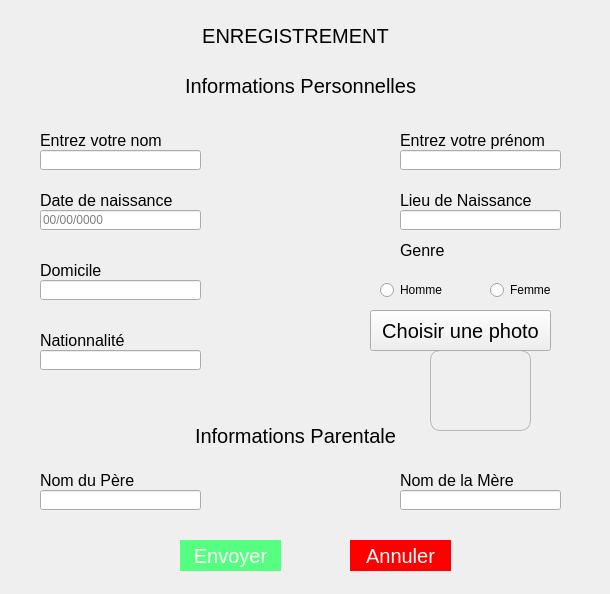
<?xml version="1.0" encoding="UTF-8"?>
<ui version="4.0">
 <class>Dialog</class>
 <widget class="QDialog" name="Dialog">
  <property name="geometry">
   <rect>
    <x>0</x>
    <y>0</y>
    <width>610</width>
    <height>594</height>
   </rect>
  </property>
  <property name="windowTitle">
   <string>Dialog</string>
  </property>
  <widget class="QLineEdit" name="nom_pere">
   <property name="geometry">
    <rect>
     <x>530</x>
     <y>630</y>
     <width>161</width>
     <height>20</height>
    </rect>
   </property>
  </widget>
  <widget class="QLabel" name="label_13">
   <property name="geometry">
    <rect>
     <x>890</x>
     <y>610</y>
     <width>161</width>
     <height>20</height>
    </rect>
   </property>
   <property name="styleSheet">
    <string notr="true">font-size :  16px;</string>
   </property>
   <property name="text">
    <string>Nom de la Mère</string>
   </property>
  </widget>
  <widget class="QPushButton" name="btn_annuler">
   <property name="geometry">
    <rect>
     <x>840</x>
     <y>670</y>
     <width>101</width>
     <height>31</height>
    </rect>
   </property>
   <property name="styleSheet">
    <string notr="true">background-color : red;
color: white;
border-radius : 2 px solid red;
border: none;
font-size :  20px;
padding : 3px;
</string>
   </property>
   <property name="text">
    <string>Annuler</string>
   </property>
  </widget>
  <widget class="QLabel" name="label_12">
   <property name="geometry">
    <rect>
     <x>530</x>
     <y>610</y>
     <width>161</width>
     <height>20</height>
    </rect>
   </property>
   <property name="styleSheet">
    <string notr="true">font-size :  16px;</string>
   </property>
   <property name="text">
    <string>Nom du Père</string>
   </property>
  </widget>
  <widget class="QPushButton" name="btn_envoi">
   <property name="geometry">
    <rect>
     <x>680</x>
     <y>670</y>
     <width>101</width>
     <height>31</height>
    </rect>
   </property>
   <property name="styleSheet">
    <string notr="true">background-color :  rgb(85, 255, 127);
color : white;
border-radius : 15 px solid white;
border : none;
font-weigth :bold;
font-size :  20px;
</string>
   </property>
   <property name="text">
    <string>Envoyer</string>
   </property>
  </widget>
  <widget class="QLineEdit" name="nom_mere">
   <property name="geometry">
    <rect>
     <x>890</x>
     <y>630</y>
     <width>161</width>
     <height>20</height>
    </rect>
   </property>
  </widget>
  <widget class="QLineEdit" name="nom_pere_2">
   <property name="geometry">
    <rect>
     <x>40</x>
     <y>490</y>
     <width>161</width>
     <height>20</height>
    </rect>
   </property>
  </widget>
  <widget class="QLabel" name="label">
   <property name="geometry">
    <rect>
     <x>60</x>
     <y>20</y>
     <width>471</width>
     <height>31</height>
    </rect>
   </property>
   <property name="styleSheet">
    <string notr="true">font-size :  20px;
border-radius : 8px solid gray;</string>
   </property>
   <property name="text">
    <string>ENREGISTREMENT</string>
   </property>
   <property name="alignment">
    <set>Qt::AlignCenter</set>
   </property>
  </widget>
  <widget class="QLabel" name="label_11">
   <property name="geometry">
    <rect>
     <x>180</x>
     <y>420</y>
     <width>231</width>
     <height>31</height>
    </rect>
   </property>
   <property name="styleSheet">
    <string notr="true">font-size :  20px;</string>
   </property>
   <property name="text">
    <string>Informations Parentale</string>
   </property>
   <property name="alignment">
    <set>Qt::AlignCenter</set>
   </property>
  </widget>
  <widget class="QLabel" name="photo_label">
   <property name="geometry">
    <rect>
     <x>430</x>
     <y>350</y>
     <width>101</width>
     <height>81</height>
    </rect>
   </property>
   <property name="styleSheet">
    <string notr="true">border : 1px solid  rgb(184, 184, 184);
border-radius : 10px;</string>
   </property>
   <property name="text">
    <string/>
   </property>
  </widget>
  <widget class="QLineEdit" name="pays">
   <property name="geometry">
    <rect>
     <x>40</x>
     <y>350</y>
     <width>161</width>
     <height>20</height>
    </rect>
   </property>
  </widget>
  <widget class="QLabel" name="label_8">
   <property name="geometry">
    <rect>
     <x>400</x>
     <y>240</y>
     <width>161</width>
     <height>20</height>
    </rect>
   </property>
   <property name="styleSheet">
    <string notr="true">font-size :  16px;</string>
   </property>
   <property name="text">
    <string>Genre</string>
   </property>
  </widget>
  <widget class="QLabel" name="label_14">
   <property name="geometry">
    <rect>
     <x>400</x>
     <y>470</y>
     <width>161</width>
     <height>20</height>
    </rect>
   </property>
   <property name="styleSheet">
    <string notr="true">font-size :  16px;</string>
   </property>
   <property name="text">
    <string>Nom de la Mère</string>
   </property>
  </widget>
  <widget class="QPushButton" name="btn_annuler_2">
   <property name="geometry">
    <rect>
     <x>350</x>
     <y>540</y>
     <width>101</width>
     <height>31</height>
    </rect>
   </property>
   <property name="styleSheet">
    <string notr="true">background-color : red;
color: white;
border-radius : 2 px solid red;
border: none;
font-size :  20px;
padding : 3px;
</string>
   </property>
   <property name="text">
    <string>Annuler</string>
   </property>
  </widget>
  <widget class="QLabel" name="label_15">
   <property name="geometry">
    <rect>
     <x>40</x>
     <y>470</y>
     <width>161</width>
     <height>20</height>
    </rect>
   </property>
   <property name="styleSheet">
    <string notr="true">font-size :  16px;</string>
   </property>
   <property name="text">
    <string>Nom du Père</string>
   </property>
  </widget>
  <widget class="QLabel" name="label_7">
   <property name="geometry">
    <rect>
     <x>40</x>
     <y>260</y>
     <width>161</width>
     <height>20</height>
    </rect>
   </property>
   <property name="styleSheet">
    <string notr="true">font-size :  16px;</string>
   </property>
   <property name="text">
    <string>Domicile</string>
   </property>
  </widget>
  <widget class="QLabel" name="label_5">
   <property name="geometry">
    <rect>
     <x>40</x>
     <y>190</y>
     <width>161</width>
     <height>20</height>
    </rect>
   </property>
   <property name="styleSheet">
    <string notr="true">font-size :  16px;</string>
   </property>
   <property name="text">
    <string>Date de naissance</string>
   </property>
  </widget>
  <widget class="QLineEdit" name="lieu">
   <property name="geometry">
    <rect>
     <x>400</x>
     <y>210</y>
     <width>161</width>
     <height>20</height>
    </rect>
   </property>
  </widget>
  <widget class="QLabel" name="lieu_label">
   <property name="geometry">
    <rect>
     <x>400</x>
     <y>190</y>
     <width>161</width>
     <height>20</height>
    </rect>
   </property>
   <property name="styleSheet">
    <string notr="true">font-size :  16px;</string>
   </property>
   <property name="text">
    <string>Lieu de Naissance</string>
   </property>
  </widget>
  <widget class="QLineEdit" name="nom">
   <property name="geometry">
    <rect>
     <x>40</x>
     <y>150</y>
     <width>161</width>
     <height>20</height>
    </rect>
   </property>
  </widget>
  <widget class="QPushButton" name="btn_envoi_2">
   <property name="geometry">
    <rect>
     <x>180</x>
     <y>540</y>
     <width>101</width>
     <height>31</height>
    </rect>
   </property>
   <property name="styleSheet">
    <string notr="true">background-color :  rgb(85, 255, 127);
color : white;
border-radius : 15 px solid white;
border : none;
font-weigth :bold;
font-size :  20px;
</string>
   </property>
   <property name="text">
    <string>Envoyer</string>
   </property>
  </widget>
  <widget class="QLabel" name="label_9">
   <property name="geometry">
    <rect>
     <x>40</x>
     <y>330</y>
     <width>161</width>
     <height>20</height>
    </rect>
   </property>
   <property name="styleSheet">
    <string notr="true">font-size :  16px;</string>
   </property>
   <property name="text">
    <string>Nationnalité</string>
   </property>
  </widget>
  <widget class="QLineEdit" name="prenom">
   <property name="geometry">
    <rect>
     <x>400</x>
     <y>150</y>
     <width>161</width>
     <height>20</height>
    </rect>
   </property>
  </widget>
  <widget class="QLabel" name="label_3">
   <property name="geometry">
    <rect>
     <x>40</x>
     <y>130</y>
     <width>161</width>
     <height>20</height>
    </rect>
   </property>
   <property name="styleSheet">
    <string notr="true">font-size :  16px;</string>
   </property>
   <property name="text">
    <string>Entrez votre nom</string>
   </property>
  </widget>
  <widget class="QLabel" name="label_2">
   <property name="geometry">
    <rect>
     <x>120</x>
     <y>70</y>
     <width>361</width>
     <height>31</height>
    </rect>
   </property>
   <property name="styleSheet">
    <string notr="true">font-size :  20px;</string>
   </property>
   <property name="text">
    <string>Informations Personnelles</string>
   </property>
   <property name="alignment">
    <set>Qt::AlignCenter</set>
   </property>
  </widget>
  <widget class="QLineEdit" name="date">
   <property name="geometry">
    <rect>
     <x>40</x>
     <y>210</y>
     <width>161</width>
     <height>20</height>
    </rect>
   </property>
   <property name="placeholderText">
    <string>00/00/0000</string>
   </property>
  </widget>
  <widget class="QPushButton" name="btn_photo">
   <property name="geometry">
    <rect>
     <x>370</x>
     <y>310</y>
     <width>181</width>
     <height>41</height>
    </rect>
   </property>
   <property name="styleSheet">
    <string notr="true">font-size : 20px;</string>
   </property>
   <property name="text">
    <string>Choisir une photo</string>
   </property>
  </widget>
  <widget class="QLabel" name="label_4">
   <property name="geometry">
    <rect>
     <x>400</x>
     <y>130</y>
     <width>161</width>
     <height>20</height>
    </rect>
   </property>
   <property name="styleSheet">
    <string notr="true">font-size :  16px;</string>
   </property>
   <property name="text">
    <string>Entrez votre prénom</string>
   </property>
  </widget>
  <widget class="QLineEdit" name="domicile">
   <property name="geometry">
    <rect>
     <x>40</x>
     <y>280</y>
     <width>161</width>
     <height>20</height>
    </rect>
   </property>
  </widget>
  <widget class="QLineEdit" name="nom_mere_2">
   <property name="geometry">
    <rect>
     <x>400</x>
     <y>490</y>
     <width>161</width>
     <height>20</height>
    </rect>
   </property>
  </widget>
  <widget class="QRadioButton" name="sexe_h">
   <property name="geometry">
    <rect>
     <x>380</x>
     <y>280</y>
     <width>100</width>
     <height>20</height>
    </rect>
   </property>
   <property name="text">
    <string>Homme</string>
   </property>
  </widget>
  <widget class="QRadioButton" name="sexe_f">
   <property name="geometry">
    <rect>
     <x>490</x>
     <y>280</y>
     <width>100</width>
     <height>20</height>
    </rect>
   </property>
   <property name="text">
    <string>Femme</string>
   </property>
  </widget>
 </widget>
 <resources>
  <include location="../images.qrc"/>
 </resources>
 <connections/>
</ui>
